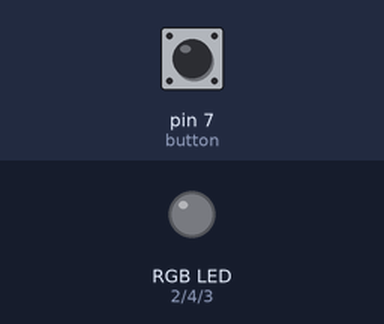
The sketch below on a simulated Arduino Uno, built with avr-gcc and run on an emulated ATmega328P. Shown: an RGB LED mixed from three pins (HIGH = lit). Inputs (shaded band) come from the test bench; at power-on: pin 7 (button) LOW.

Above: at 1.2 s.
1.3 s: pin 7 (button) pulled HIGH for 0.15 s
At 2.1 s:
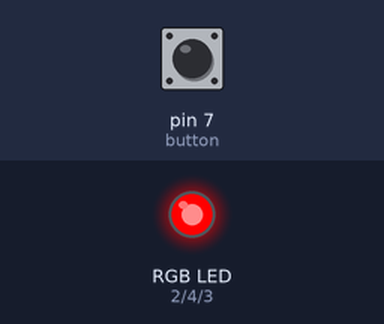
2.9 s: pin 7 (button) pulled HIGH for 1 s
At 4.6 s:
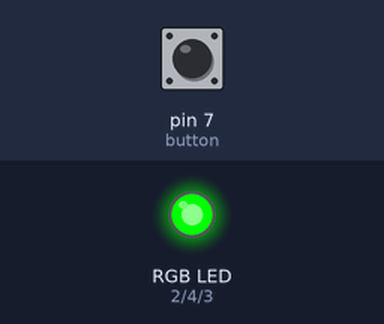
5.4 s: pin 7 (button) pulled HIGH for 0.15 s
At 6.4 s:
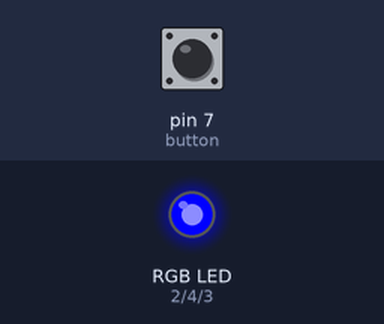
7.0 s: pin 7 (button) pulled HIGH for 3.2 s
At 10.6 s:
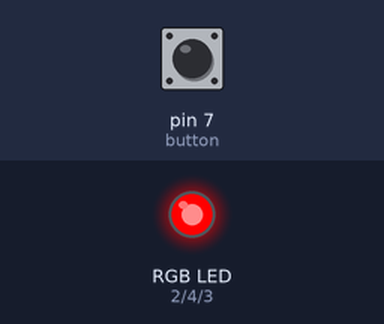
Timing chart, 0 to 12.1 s (numbered marks = the images above; inputs shaded):
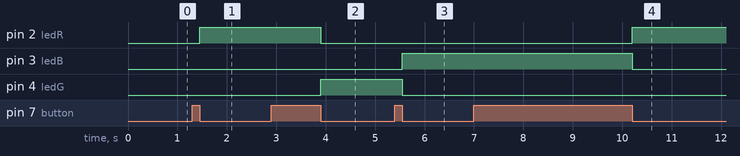

The sketch:

sketch_led_RGB__com_funsoes_statico_.ino
```cpp
#define ledR 2
#define ledG 4
#define ledB 3
#define button 7

int btnclicado=0;
int btnliberado=0;
int ciclo=0;
const int maximo=3;

void vermelho(){
  digitalWrite(ledR,HIGH);
  digitalWrite(ledG,LOW);
  digitalWrite(ledB,LOW);
}

void verde(){
  digitalWrite(ledR,LOW);
  digitalWrite(ledG,HIGH);
  digitalWrite(ledB,LOW);
}

void azul(){
  digitalWrite(ledR,LOW);
  digitalWrite(ledG,LOW);
  digitalWrite(ledB,HIGH);
}

void trocaled(){
  if(ciclo==0){
    vermelho();
  }else if (ciclo==1){
    verde();
  }else if(ciclo==2){
    azul();
  }
  ciclo++;
  if(ciclo>maximo-1){
    ciclo=0;
  }
}

void verificabtn(){
  if(digitalRead(button)==HIGH){
    btnclicado=1;
    btnliberado=0;
  }else{
    btnliberado=1;
  }
  if((btnclicado==1) and (btnliberado==1)){
    btnclicado=0;
    btnliberado=0;
    trocaled();
  }
}

void setup() {
  pinMode(ledR,OUTPUT);
  pinMode(ledG,OUTPUT);
  pinMode(ledB,OUTPUT);
  pinMode(button,INPUT);
}

void loop() {
 verificabtn();
}
```

Measured:
- after the input at 1.3 s, pin 2 (ledR): LOW → HIGH after 0.15 s
- after the input at 2.9 s, pin 2 (ledR): HIGH → LOW after 1.0 s; pin 4 (ledG): LOW → HIGH after 1.0 s
- after the input at 5.4 s, pin 3 (ledB): LOW → HIGH after 0.15 s; pin 4 (ledG): HIGH → LOW after 0.15 s
- after the input at 7.0 s, pin 2 (ledR): LOW → HIGH after 3.2 s; pin 3 (ledB): HIGH → LOW after 3.2 s
